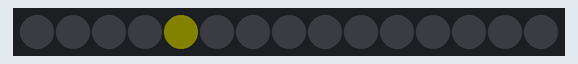
Recording of a sketch running on a simulated Arduino Uno, built with avr-gcc and run on an emulated ATmega328P. On the bench: 15 RGB LEDs in strip order, left to right. Dim RGB values are drawn brighter than linear; random numbers use the default seed unless the sketch sets one.

Above: at 0.15 s.
At 5.0 s:
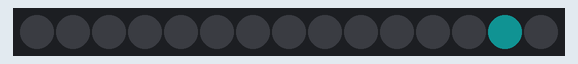
At 9.85 s:
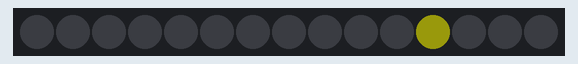
At 19.86 s:
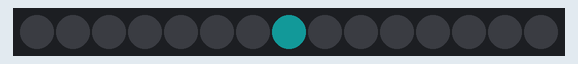
At 29.57 s:
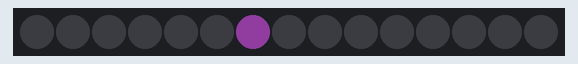
At 39.28 s:
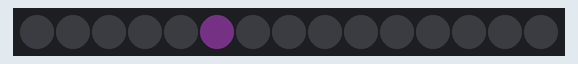

The sketch:

gemma_neopixel_headband.ino
```cpp
#include <Adafruit_NeoPixel.h>

#define PIN 1

Adafruit_NeoPixel strip = Adafruit_NeoPixel(15, PIN, NEO_GRB + NEO_KHZ800);

//                          R   G   B
uint8_t myColors[][3] = {{232, 100, 255},   // purple
                         {200, 200, 20},   // yellow
                         {30, 200, 200},   // blue
                          };

#define FAVCOLORS sizeof(myColors) / 3

void setup() {
  strip.begin();
  strip.setBrightness(40);
  strip.show(); // Initialize all pixels to 'off'
}

void loop() {
flashRandom(5, 1);  // first number is 'wait' delay, shorter num == shorter twinkle
flashRandom(5, 3);  // second number is how many neopixels to simultaneously light up
flashRandom(5, 2);
}

void flashRandom(int wait, uint8_t howmany) {

  for(uint16_t i=0; i<howmany; i++) {
    // pick a random favorite color!
    int c = random(FAVCOLORS);
    int red = myColors[c][0];
    int green = myColors[c][1];
    int blue = myColors[c][2];

    // get a random pixel from the list
    int j = random(strip.numPixels());

    // now we will 'fade' it in 5 steps
    for (int x=0; x < 5; x++) {
      int r = red * (x+1); r /= 5;
      int g = green * (x+1); g /= 5;
      int b = blue * (x+1); b /= 5;

      strip.setPixelColor(j, strip.Color(r, g, b));
      strip.show();
      delay(wait);
    }
    // & fade out in 5 steps
    for (int x=5; x >= 0; x--) {
      int r = red * x; r /= 5;
      int g = green * x; g /= 5;
      int b = blue * x; b /= 5;

      strip.setPixelColor(j, strip.Color(r, g, b));
      strip.show();
      delay(wait);
    }
  }
  // LEDs will be off when done (they are faded to 0)
}
```
